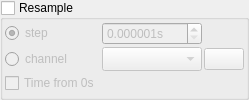
           <widget class="QGroupBox" name="resample_group">
            <property name="title">
             <string>Resample</string>
            </property>
            <property name="checkable">
             <bool>true</bool>
            </property>
            <property name="checked">
             <bool>false</bool>
            </property>
            <layout class="QGridLayout" name="gridLayout_24" columnstretch="0,1,0">
             <property name="leftMargin">
              <number>2</number>
             </property>
             <property name="topMargin">
              <number>2</number>
             </property>
             <property name="rightMargin">
              <number>2</number>
             </property>
             <property name="bottomMargin">
              <number>2</number>
             </property>
             <property name="spacing">
              <number>2</number>
             </property>
             <item row="0" column="0">
              <widget class="QRadioButton" name="raster_type_step">
               <property name="text">
                <string>step</string>
               </property>
               <property name="checked">
                <bool>true</bool>
               </property>
              </widget>
             </item>
             <item row="0" column="1">
              <widget class="QDoubleSpinBox" name="raster">
               <property name="minimumSize">
                <size>
                 <width>100</width>
                 <height>0</height>
                </size>
               </property>
               <property name="suffix">
                <string>s</string>
               </property>
               <property name="decimals">
                <number>6</number>
               </property>
               <property name="minimum">
                <double>0.000001000000000</double>
               </property>
              </widget>
             </item>
             <item row="3" column="0">
              <widget class="QCheckBox" name="resample_time_from_zero">
               <property name="text">
                <string>Time from 0s</string>
               </property>
              </widget>
             </item>
             <item row="2" column="0">
              <widget class="QRadioButton" name="raster_type_channel">
               <property name="text">
                <string>channel</string>
               </property>
              </widget>
             </item>
             <item row="2" column="1">
              <widget class="QComboBox" name="raster_channel">
               <property name="enabled">
                <bool>false</bool>
               </property>
               <property name="insertPolicy">
                <enum>QComboBox::InsertAtBottom</enum>
               </property>
               <property name="sizeAdjustPolicy">
                <enum>QComboBox::AdjustToMinimumContentsLengthWithIcon</enum>
               </property>
              </widget>
             </item>
             <item row="2" column="2">
              <widget class="QPushButton" name="raster_search_btn">
               <property name="toolTip">
                <string>Search raster channel</string>
               </property>
               <property name="text">
                <string/>
               </property>
               <property name="icon">
                <iconset resource="resource.qrc">
                 <normaloff>:/search.png</normaloff>:/search.png</iconset>
               </property>
              </widget>
             </item>
            </layout>
           </widget>
